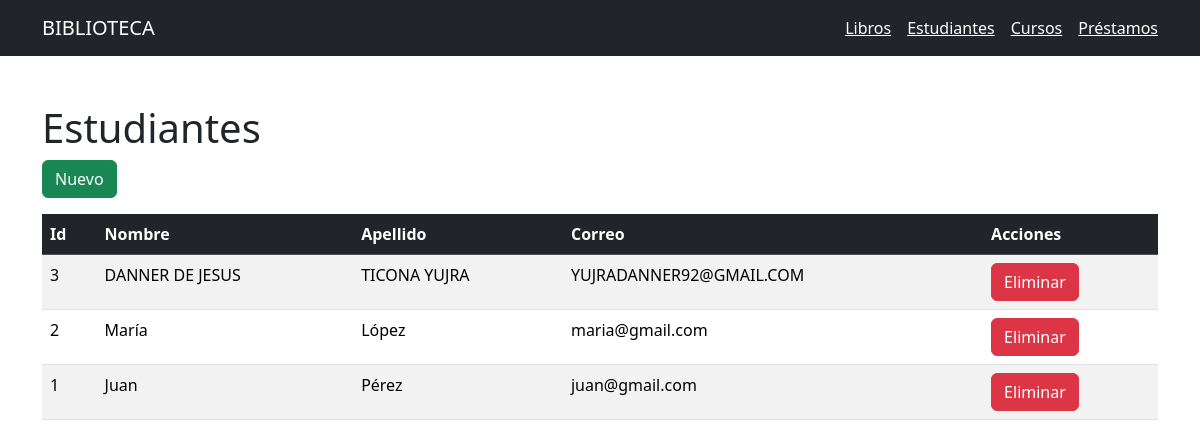
Page /estudiantes on the committed database.
### tables this page shows
CREATE TABLE estudiantes (
            id INTEGER PRIMARY KEY AUTOINCREMENT,
            nombre TEXT NOT NULL,
            apellido TEXT NOT NULL,
            correo TEXT NOT NULL
        );

### app.py (the view)
@app.route("/estudiantes")
def listar_estudiantes():
    conn = get_db_connection()
    estudiantes = conn.execute("""
        SELECT * FROM estudiantes
        ORDER BY id DESC
    """).fetchall()
    conn.close()
    return render_template(
        "estudiantes.html",
        estudiantes=estudiantes
    )

### app.py (called while the page is built)
def get_db_connection():
    conn = sqlite3.connect(DATABASE)
    conn.row_factory = sqlite3.Row
    return conn

### templates/estudiantes.html
{% extends "base.html" %}
{% block contenido %}
<h1>Estudiantes</h1>
<a
    href="{{ url_for('nuevo_estudiante') }}"
    class="btn btn-success mb-3">
    Nuevo
</a>
<table class="table table-striped">
    <thead class="table-dark">
        <tr>
            <th>Id</th>
            <th>Nombre</th>
            <th>Apellido</th>
            <th>Correo</th>
            <th>Acciones</th>
        </tr>
    </thead>
    <tbody>
        {% for estudiante in estudiantes %}
        <tr>
            <td>{{ estudiante.id }}</td>
            <td>{{ estudiante.nombre }}</td>
            <td>{{ estudiante.apellido }}</td>
            <td>{{ estudiante.correo }}</td>
            <td>
                <a
                    href="{{ url_for('eliminar_estudiante', id=estudiante.id) }}"
                    class="btn btn-danger"
                    onclick="return confirm('¿Está seguro de eliminar este estudiante?');">
                    Eliminar
                </a>
            </td>
        </tr>
        {% endfor %}
    </tbody>
</table>
{% endblock %}

### rows in the picture
estudiantes: id "3", nombre "DANNER DE JESUS", apellido "TICONA YUJRA", correo "YUJRADANNER92@GMAIL.COM"
estudiantes: id "2", nombre "María", apellido "López", correo "maria@gmail.com"
estudiantes: id "1", nombre "Juan", apellido "Pérez", correo "juan@gmail.com"
